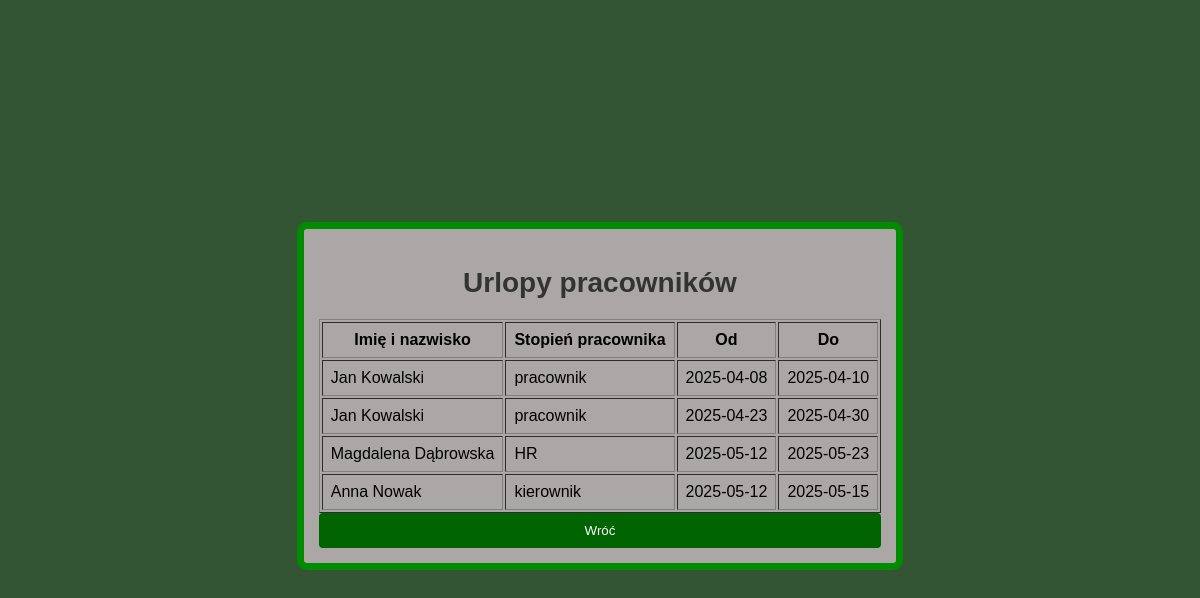
/php/urlopy_pracownikow.php (signed in), run on the app's committed database.
### tables this page shows
CREATE TABLE `dni_urlopowe` (
  `id` int(11) NOT NULL,
  `id_pracownika` int(11) NOT NULL,
  `data_od` date NOT NULL,
  `data_do` date NOT NULL,
  `dni_robocze` int(11) NOT NULL
);

CREATE TABLE `dane_personalne_pracownika` (
  `id_pracownika` int(11) NOT NULL,
  `imie` varchar(50) NOT NULL,
  `nazwisko` varchar(50) NOT NULL,
  `pesel` char(11) NOT NULL,
  `telefon` varchar(15) NOT NULL,
  `email` varchar(100) NOT NULL,
  `login` varchar(50) DEFAULT NULL,
  `haslo` varchar(255) DEFAULT NULL
);

CREATE TABLE `dane_robocze_pracownika` (
  `id_danych_roboczych` int(11) NOT NULL,
  `id_pracownika` int(11) NOT NULL,
  `stanowisko` enum('pracownik','kierownik','prezes','HR') DEFAULT NULL,
  `rodzaj_umowy` enum('umowa o pracę','umowa zlecenie','umowa o dzieło') NOT NULL,
  `data_podpisania_umowy` date DEFAULT NULL,
  `data_rozpoczecia_umowy` date DEFAULT NULL,
  `data_zakonczenia_umowy` date NOT NULL,
  `dni_urlopowe` int(11) NOT NULL,
  `pozostaly_urlop` int(11) NOT NULL,
  `zwolnienia_lekarskie` int(11) DEFAULT 0
);

### php/urlopy_pracownikow.php (the view, shortened to what this page needs)
<?php
require_once "dbconnect.php";
$widoczne_stopnie = [];
if ($_SESSION['stanowisko'] === 'kierownik') {
    $widoczne_stopnie = ['pracownik'];
} elseif ($_SESSION['stanowisko'] === 'prezes') {
    $widoczne_stopnie = ['pracownik', 'kierownik', 'HR'];
}elseif ($_SESSION['stanowisko'] === 'HR') {
    $widoczne_stopnie = ['pracownik', 'kierownik', 'prezes'];
} else {
    echo "Brak dostępu.";
    exit();
}
$placeholders = implode(',', array_fill(0, count($widoczne_stopnie), '?'));
$types = str_repeat('s', count($widoczne_stopnie));
$query = "
    SELECT dp.imie, dp.nazwisko, u.data_od, u.data_do, dr.stanowisko
    FROM dni_urlopowe u
    JOIN dane_personalne_pracownika dp ON u.id_pracownika = dp.id_pracownika
    JOIN dane_robocze_pracownika dr ON u.id_pracownika = dr.id_pracownika
    WHERE dr.stanowisko IN ($placeholders)
    ORDER BY u.data_od asc
";
$stmt = $conn->prepare($query);
$stmt->bind_param($types, ...$widoczne_stopnie);
$stmt->execute();
$result = $stmt->get_result();
?>
<!DOCTYPE html>
<html lang="pl">
<head>
    <link rel="stylesheet" href="../css/style.css">
</head>
<body>
    <div class="urlopy_pracownikow">
<h2>Urlopy pracowników</h2>
<table border="1" cellpadding="8">
    <tr>
        <th>Imię i nazwisko</th>
        <th>Stopień pracownika</th>
        <th>Od</th>
        <th>Do</th>
    </tr>
    <?php while ($row = $result->fetch_assoc()): ?>
    <tr>
        <td><?= htmlspecialchars($row['imie']) . " " . htmlspecialchars($row['nazwisko']) ?></td>
        <td><?= htmlspecialchars($row['stanowisko'])?></td>
        <td><?= htmlspecialchars($row['data_od']) ?></td>
        <td><?= htmlspecialchars($row['data_do']) ?></td>
    </tr>
    <?php endwhile; ?>
</table>
<button onclick="window.history.back()">Wróć</button>
</div>
</body>
</html>

### css/style.css (style rules this page uses)
body { font-family: Arial, sans-serif; background-color: rgb(51, 85, 51); display: flex; justify-content: center; align-items: center; height: 97vh; }
button { width: 100%; padding: 10px; background-color: darkgreen; color: white; border: none; border-radius: 4px; cursor: pointer; }
h2 { color: #333; text-align: center; font-size: 28px; margin-bottom: 20px; }
.urlopy_pracownikow { background-color: rgb(172, 167, 167); border: 7px solid rgb(0, 139, 0); border-radius: 10px; padding: 15px; }

### data on the page
dni_urlopowe: id_pracownika.imie "Jan", id_pracownika.nazwisko "Kowalski", dane_robocze_pracownika.stanowisko "pracownik", data_od "2025-04-08", data_do "2025-04-10"
dni_urlopowe: id_pracownika.imie "Jan", id_pracownika.nazwisko "Kowalski", dane_robocze_pracownika.stanowisko "pracownik", data_od "2025-04-23", data_do "2025-04-30"
dni_urlopowe: id_pracownika.imie "Magdalena", id_pracownika.nazwisko "Dąbrowska", dane_robocze_pracownika.stanowisko "HR", data_od "2025-05-12", data_do "2025-05-23"
dni_urlopowe: id_pracownika.imie "Anna", id_pracownika.nazwisko "Nowak", dane_robocze_pracownika.stanowisko "kierownik", data_od "2025-05-12", data_do "2025-05-15"
